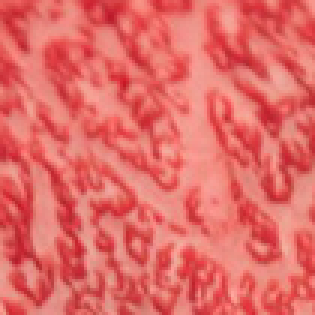
#> input picture TextureClassification/Unknown/1.jpg, 105 x 105 px, found by its file name (shown 3 times larger); its folder holds only this picture in this run
$ python glcm.py   (older library calls are emulated)
#> lines starting #> are read from the running program, lines starting #| are printed output that depends on the picture
import numpy as np
import cv2
from skimage.feature import greycomatrix, greycoprops


count = 0
class_list = ["Beef", "Omelet", "Spaghetti"]
L = 10
label_train = np.zeros((15*3,1))
features_train = np.zeros((15*3,4 * L * 3))
for class_id in range(0,3):
    for im_id in range(1,16):
        im = cv2.imread(class_list[class_id]+"//"+str(im_id)+".jpg")
#> im is the input picture: shape (105, 105, 3); mean B, G, R 102.3, 106.8, 227.5
        im_gray = cv2.cvtColor(im, cv2.COLOR_BGR2GRAY)
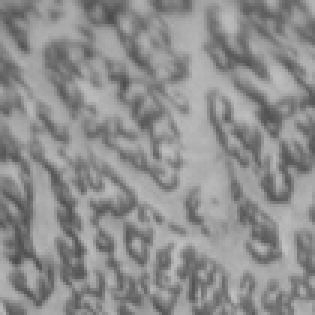
#> im_gray: shape (105, 105) (shown 3 times larger); min 75, max 194, mean 142.4
        im_gray = cv2.resize(im_gray, (50, 50))
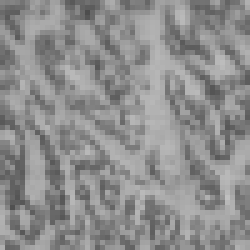
#> im_gray: shape (50, 50) (shown 5 times larger); min 77, max 192, mean 142.2
        # By default, gray image will have 256 x 256 dimensions
        # We will divide it by 16, that is normalizing all pixels into range 0-15
        # So, it will have 16 x 16 instead
        im_gray = (im_gray / 16).astype(np.uint8)
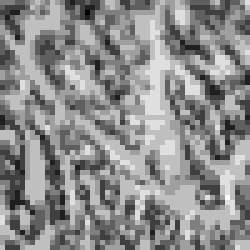
#> im_gray: shape (50, 50) (shown 5 times larger); min 4, max 12, mean 8.42; drawn with min black and max white
#> (the run stopped early here; a loop or call above may not have finished)
